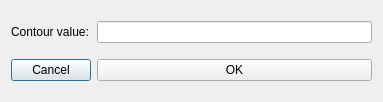
<?xml version="1.0" encoding="UTF-8"?>
<ui version="4.0">
 <class>ValueDialog</class>
 <widget class="QDialog" name="ValueDialog">
  <property name="geometry">
   <rect>
    <x>0</x>
    <y>0</y>
    <width>383</width>
    <height>102</height>
   </rect>
  </property>
  <property name="windowTitle">
   <string>Contour Value</string>
  </property>
  <layout class="QGridLayout" name="gridLayout">
   <item row="0" column="0">
    <widget class="QLabel" name="label">
     <property name="text">
      <string>Contour value:</string>
     </property>
    </widget>
   </item>
   <item row="0" column="1">
    <widget class="QLineEdit" name="value_line_edit"/>
   </item>
   <item row="1" column="0">
    <widget class="QPushButton" name="cancel_push_button">
     <property name="text">
      <string>Cancel</string>
     </property>
    </widget>
   </item>
   <item row="1" column="1">
    <widget class="QPushButton" name="ok_push_button">
     <property name="text">
      <string>OK</string>
     </property>
    </widget>
   </item>
  </layout>
 </widget>
 <resources/>
 <connections/>
</ui>
